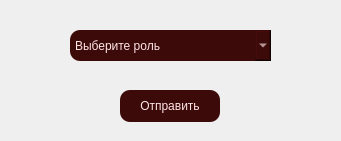
<?xml version="1.0" encoding="UTF-8"?>
<ui version="4.0">
 <class>Dialog</class>
 <widget class="QDialog" name="Dialog">
  <property name="geometry">
   <rect>
    <x>0</x>
    <y>0</y>
    <width>341</width>
    <height>141</height>
   </rect>
  </property>
  <property name="windowTitle">
   <string>Dialog</string>
  </property>
  <property name="styleSheet">
   <string notr="true">background: qlineargradient(
    x1: 0, y1: 0, x2: 0, y2: 1,
    stop: 0.09 #6E0204,
    stop: 0.87 #9B5D61
);</string>
  </property>
  <widget class="QComboBox" name="comboBox">
   <property name="geometry">
    <rect>
     <x>70</x>
     <y>30</y>
     <width>201</width>
     <height>31</height>
    </rect>
   </property>
   <property name="styleSheet">
    <string notr="true">border-radius: 10px;
background-color: #3D0A0A;
padding: 5px;
color: #FFE5E5;</string>
   </property>
   <property name="placeholderText">
    <string>Выберите роль</string>
   </property>
  </widget>
  <widget class="QPushButton" name="pushButton">
   <property name="geometry">
    <rect>
     <x>120</x>
     <y>90</y>
     <width>100</width>
     <height>32</height>
    </rect>
   </property>
   <property name="styleSheet">
    <string notr="true">border-radius: 10px;
background-color: #3D0A0A;
padding: 5px;
color: #FFE5E5;</string>
   </property>
   <property name="text">
    <string>Отправить</string>
   </property>
  </widget>
 </widget>
 <resources/>
 <connections/>
</ui>
